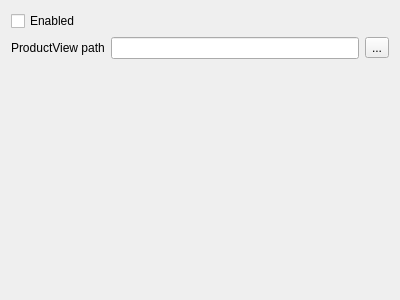
<?xml version="1.0" encoding="UTF-8"?>
<ui version="4.0">
 <class>ProductViewSettings</class>
 <widget class="QWidget" name="ProductViewSettings">
  <property name="geometry">
   <rect>
    <x>0</x>
    <y>0</y>
    <width>400</width>
    <height>300</height>
   </rect>
  </property>
  <property name="windowTitle">
   <string>Form</string>
  </property>
  <layout class="QGridLayout" name="gridLayout">
   <item row="0" column="0">
    <widget class="QCheckBox" name="enabledCheckBox">
     <property name="text">
      <string>Enabled</string>
     </property>
    </widget>
   </item>
   <item row="1" column="0">
    <widget class="QLabel" name="label">
     <property name="text">
      <string>ProductView path</string>
     </property>
    </widget>
   </item>
   <item row="1" column="2">
    <widget class="QLineEdit" name="pathLineEdit"/>
   </item>
   <item row="1" column="3">
    <widget class="QToolButton" name="pathButton">
     <property name="text">
      <string>...</string>
     </property>
    </widget>
   </item>
   <item row="2" column="0">
    <spacer name="verticalSpacer">
     <property name="orientation">
      <enum>Qt::Vertical</enum>
     </property>
     <property name="sizeHint" stdset="0">
      <size>
       <width>20</width>
       <height>40</height>
      </size>
     </property>
    </spacer>
   </item>
  </layout>
 </widget>
 <resources/>
 <connections/>
</ui>
